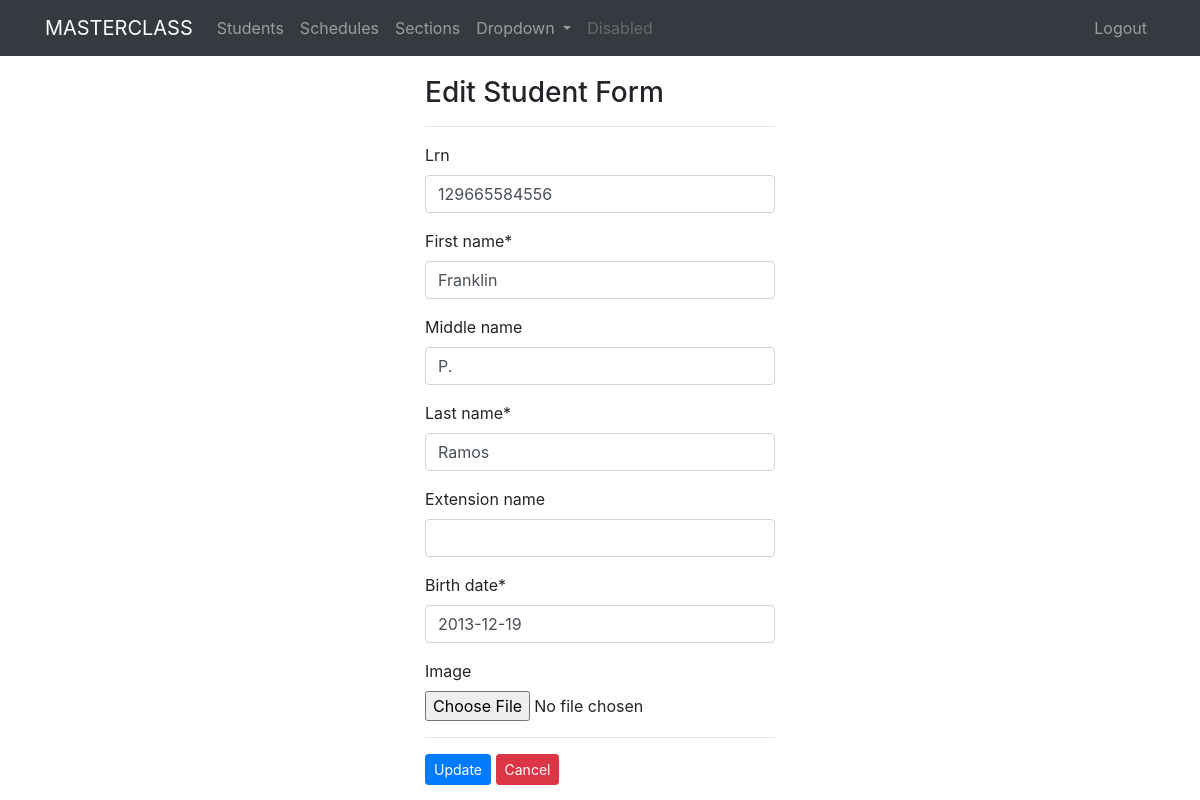
Page /update/19/ (signed in) on the committed database.
### students/models.py (models this page shows, shortened)
class StudentName(models.Model):
    user = models.ForeignKey(User, on_delete=models.CASCADE, default=1)
    lrn = models.CharField(max_length=12, unique=True, blank=True, null=True)
    first_name = models.CharField(max_length=120)
    last_name = models.CharField(max_length=120)
    middle_name = models.CharField(max_length=120, blank=True)
    extension_name = models.CharField(max_length=10, blank=True)
    GENDER = [
    ('M', 'MALE'),
    ('F', 'FEMALE'),
    ]
    gender = models.CharField(max_length=6, choices=GENDER, blank=True, null=True)
    birth_date = models.DateField()
    school_status = models.ForeignKey(SchoolStatus, on_delete=models.CASCADE, verbose_name='schooling status', blank=True, null=True)
    image = models.ImageField(upload_to=user_directory_path, blank=True, null=True)
    timestamp = models.DateTimeField(auto_now_add=True)
    updated = models.DateTimeField(auto_now=True)
    class Meta:
        ordering = ['-timestamp',]

### students/views.py (the view)
# urls.py: path('update/<int:pk>/', views.student_update, name='update'),
@login_required()
def student_update(request, pk):
	instance=get_object_or_404(StudentName, pk=pk)
	form = StudentEditForm(request.POST or None, request.FILES or None, instance=instance)
	if form.is_valid():
		instance=form.save(commit=False)
		instance.save()
		return redirect('student:list')
	context = {
		"form": form,
		"title": "edit student",
		"instance": instance,
	}
	return render(request, "students/student_edit.html", context)

### students/forms.py
class StudentEditForm(forms.ModelForm):
    class Meta:
        model = StudentName
        fields = (
            "lrn",
            "first_name",
            "middle_name",
            "last_name",
            "extension_name",
            "birth_date",
            "image",
        )

### templates/students/student_edit.html
{% extends "base.html" %}
{% load crispy_forms_tags %}
{% block content %}
<div class="row">
    <div class="col-sm-4 offset-4">
        <form action="" class="form" method="POST" enctype="multipart/form-data">{% csrf_token %}
            <h3>Edit Student Form</h3>
            <hr>
            {{form|crispy}}
            <hr>
            <input type="submit" class="btn btn-primary btn-sm" value="Update">
            <a href="{% url 'student:list' %}" class="btn btn-danger btn-sm">Cancel</a>
        </form>
    </div>
</div>
{% endblock %}

### rows in the picture
StudentName: lrn "129665584556", first_name "Franklin", middle_name "P.", last_name "Ramos", birth_date "2013-12-19"
